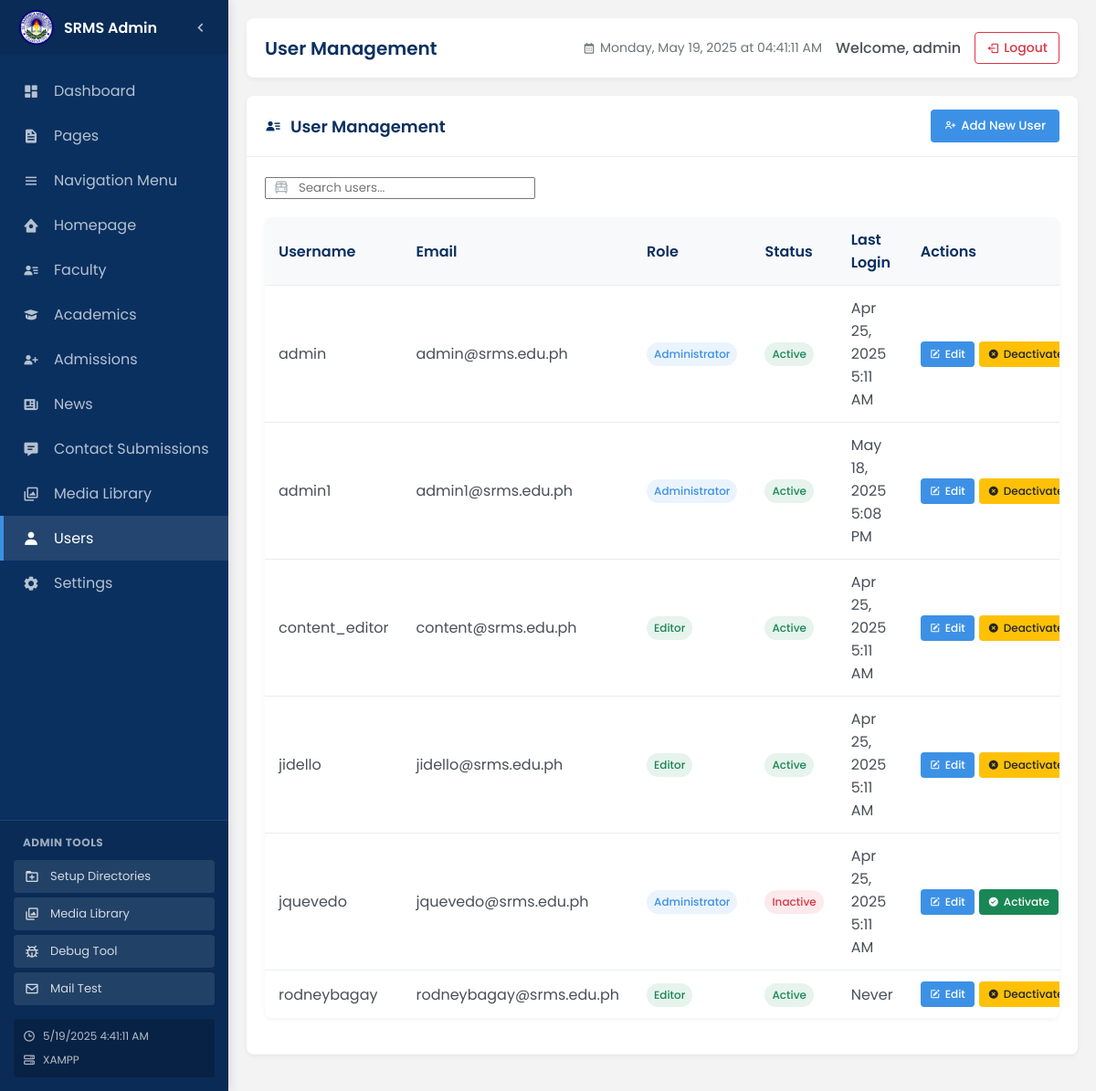
Before: /admin/users.php (signed in) with the older database file.
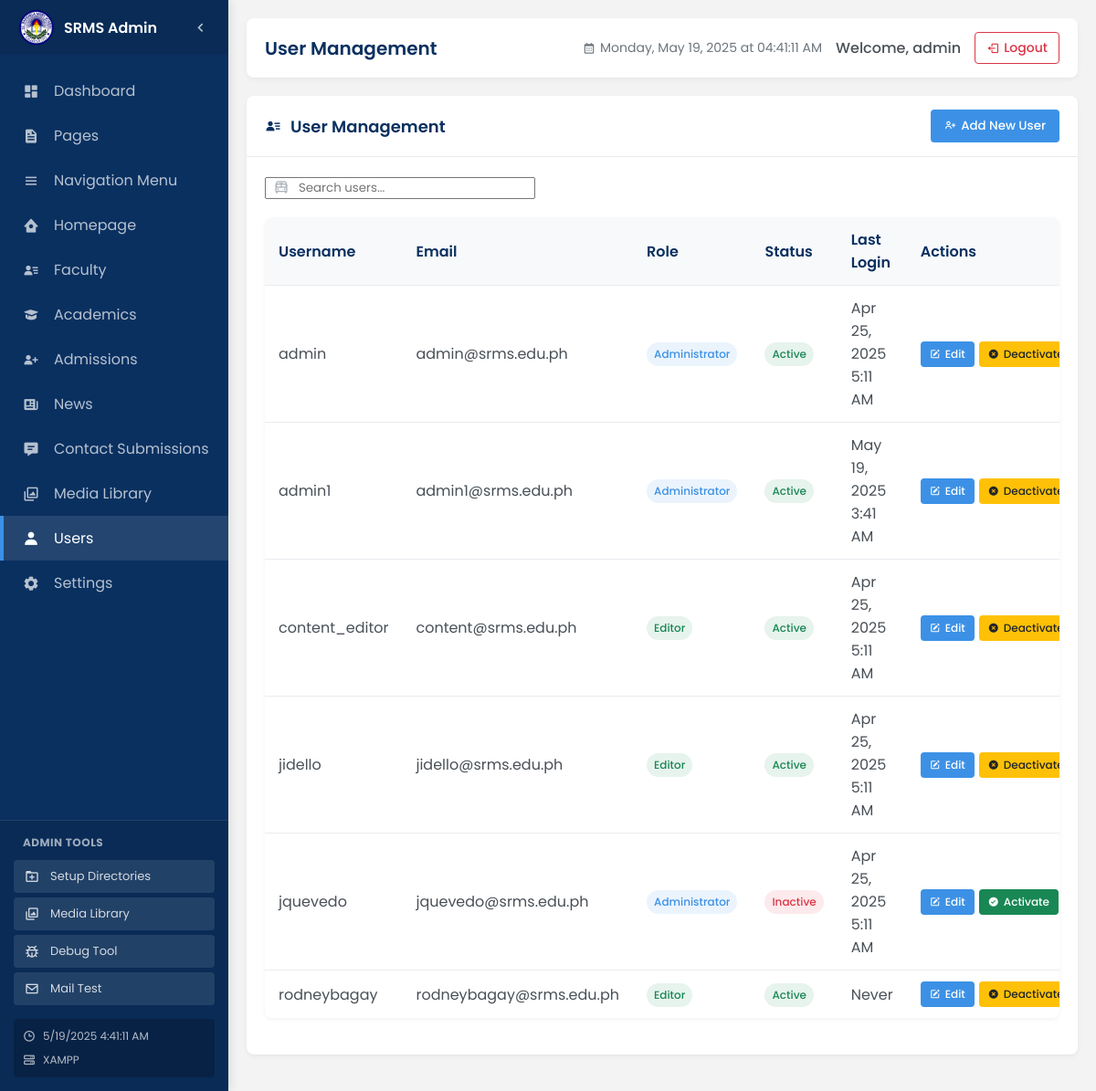
After: the same page with the newer database file.
### tables this page shows
CREATE TABLE `users` (
  `id` int(11) NOT NULL,
  `username` varchar(50) NOT NULL,
  `password` varchar(255) NOT NULL,
  `email` varchar(100) NOT NULL,
  `role` enum('admin','editor','content_manager') NOT NULL DEFAULT 'editor',
  `active` tinyint(1) DEFAULT 1,
  `last_login` datetime DEFAULT NULL,
  `created_at` timestamp NOT NULL DEFAULT current_timestamp(),
  `updated_at` timestamp NOT NULL DEFAULT current_timestamp() ON UPDATE current_timestamp()
);

### includes/db.php (called while the page is built, shortened)
<?php
class Database {
    private $connection;
    private function connect() {
        $host = DB_SERVER;
        $user = DB_USERNAME;
        $pass = DB_PASSWORD;
        $db = DB_NAME;
        $port = defined('DB_PORT') ? DB_PORT : '3306';
        $this->connection = new mysqli($host, $user, $pass, $db, $port);
        $this->connection->set_charset('utf8mb4');
    }
    public function query($sql) {
        $result = $this->connection->query($sql);
        return $result;
    }
    public function fetch_all($sql) {
        $result = $this->query($sql);
        $rows = [];
        if ($result) {
            while ($row = $result->fetch_assoc()) {
                $rows[] = $row;
            }
        }
        return $rows;
    }
}

### admin/users.php (the view, shortened to what the changed rows need)
<?php
include_once '../includes/db.php';
$db = new Database();
$users = $db->fetch_all("SELECT * FROM users ORDER BY username");
?>
<div class="panel">
    <div class="panel-body">
        <div class="table-container">
            <table class="table" id="usersTable">
                <thead>
                    <tr>
                        <th>Username</th>
                        <th>Email</th>
                        <th>Role</th>
                        <th>Status</th>
                        <th>Last Login</th>
                        <th>Actions</th>
                    </tr>
                </thead>
                <tbody>
                    <?php if(empty($users)): ?>
                    <tr>
                        <td colspan="6" class="text-center">
                            <div class="empty-state">
                                <i class='bx bx-user-x'></i>
                                <p>No users found.</p>
                            </div>
                        </td>
                    </tr>
                    <?php else: ?>
                        <?php foreach($users as $user): ?>
                        <tr>
                            <td><?php echo htmlspecialchars($user['username']); ?></td>
                            <td><?php echo htmlspecialchars($user['email']); ?></td>
                            <td>
                                <span class="badge badge-<?php
                                    echo $user['role'] === 'admin' ? 'primary' :
                                        ($user['role'] === 'editor' ? 'success' : 'warning');
                                ?>">
                                    <?php
                                        switch($user['role']) {
                                            case 'admin':
                                                echo 'Administrator';
                                                break;
                                            default:
                                                echo 'Editor';
                                        }
                                    ?>
                                </span>
                            </td>
                            <td>
                                <span class="badge badge-<?php echo $user['active'] ? 'success' : 'danger'; ?>">
                                    <?php echo $user['active'] ? 'Active' : 'Inactive'; ?>
                                </span>
                            </td>
                            <td>
                                <?php echo $user['last_login'] ? date('M j, Y g:i A', strtotime($user['last_login'])) : 'Never'; ?>
                            </td>
                            <td>
                                <div class="action-buttons">
                                    <button type="button" class="btn btn-primary btn-sm edit-user-btn" data-id="<?php echo $user['id']; ?>">
                                        <i class='bx bxs-edit'></i> Edit
                                    </button>
                                    <?php if($user['id'] !== (int)$_SESSION['admin_user_id']): ?>
                                        <?php if($user['active']): ?>
                                            <a href="users.php?action=toggle_status&id=<?php echo $user['id']; ?>" class="btn btn-warning btn-sm" onclick="return confirm('Are you sure you want to deactivate this user?')">
                                                <i class='bx bxs-x-circle'></i> Deactivate
                                            </a>
                                        <?php else: ?>
                                            <a href="users.php?action=toggle_status&id=<?php echo $user['id']; ?>" class="btn btn-success btn-sm">
                                                <i class='bx bxs-check-circle'></i> Activate
                                            </a>
                                        <?php endif; ?>
                                    <?php endif; ?>
                                </div>
                            </td>
                        </tr>
                        <?php endforeach; ?>
                    <?php endif; ?>
                </tbody>
            </table>
        </div>
    </div>
</div>
<?php
include 'layout.php';
?>

Changed rows visible on the page:
changed users "admin1": last_login "May 18, 2025 5:08 PM" → "May 19, 2025 3:41 AM"
